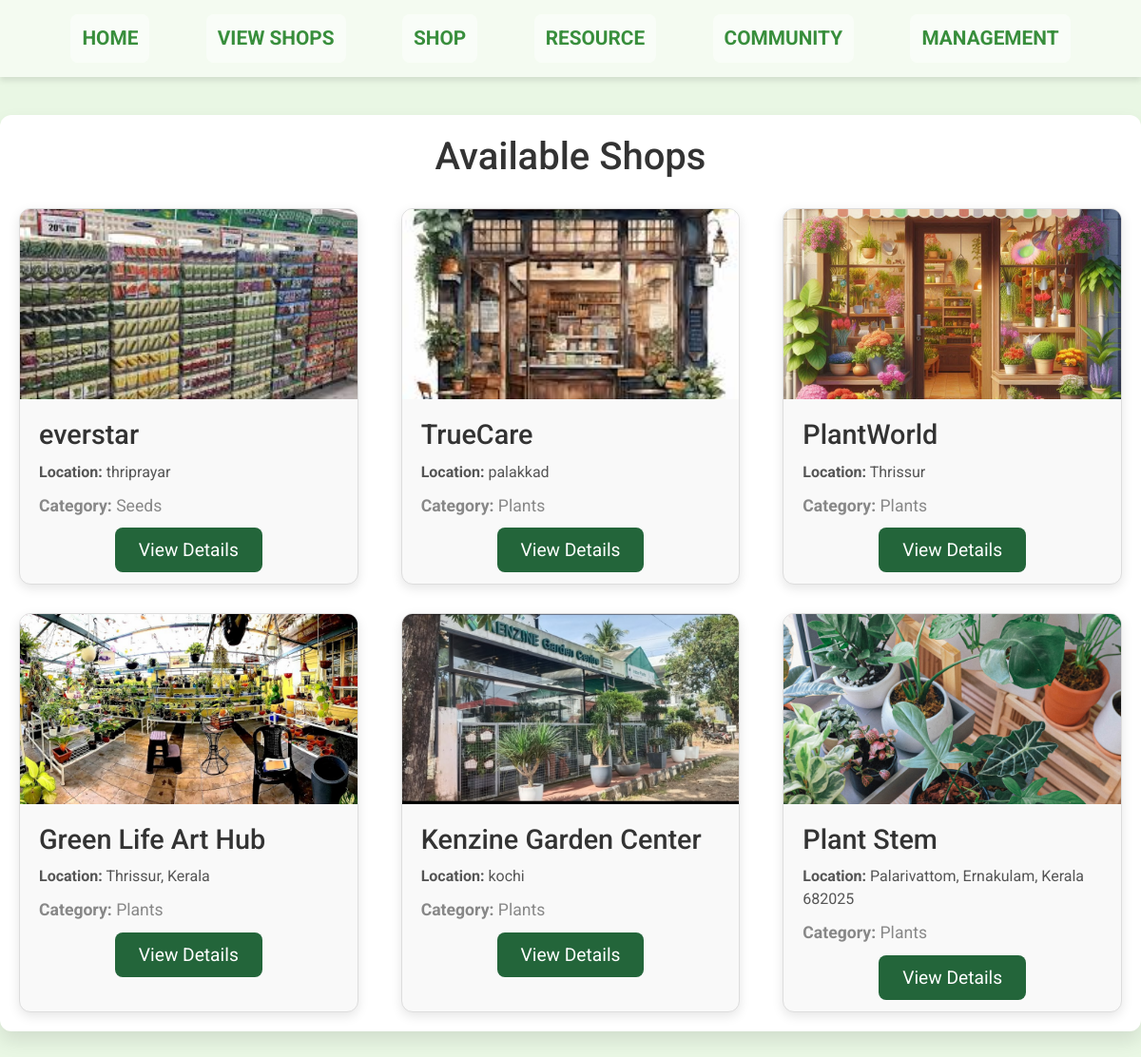
The app's page /user_shoplist/ with its own data.
### garden_app/models.py (models this page shows)
class shop(models.Model):
    name = models.CharField(max_length=100)
    shopid =models.IntegerField(unique=True)
    email =models.EmailField(max_length=100)
    phone =models.CharField(max_length=10)
    description =models.TextField(max_length=100)
    location =models.CharField(max_length=100)
    img =models.ImageField(upload_to='shopimages/')
    category_choices =(
        ('Plants','Plants'),
        ('Tools','Tools'),
        ('Seeds','Seeds')
    )
    category =models.CharField(choices=category_choices,max_length=100)
    professional=models.ForeignKey(prof_reg,on_delete=models.CASCADE)

### garden_app/views.py (the view)
# urls.py: path('user_shoplist/',views.user_shoplist,name="user_shoplist"),
def user_shoplist(request):
    shops = shop.objects.all()
    return render(request, 'user_shoplist.html', {'shops': shops})

### garden_app/templates/user_shoplist.html (shortened to what this page needs)
<!DOCTYPE html>
<html lang="en">
<head>
    <link href="https://stackpath.bootstrapcdn.com/bootstrap/4.5.2/css/bootstrap.min.css" rel="stylesheet">
</head>
<body>
    <nav class="navbar navbar-expand-lg navbar-light">
        <a href="{% if request.session.email %}/profhome/{% else %}/userHome/{% endif %}" class="back-button">Home</a>
                    <a  class="back-button" href="/user_shoplist/">View shops</a>
                    <a class="back-button" href="/user_prod/">Shop</a>
                    <a  class="back-button" href="/edu/">Resource</a>
                    <a  class="back-button" href="/community/">Community</a>
                    <a  class="back-button"  href="/tools/">Management</a>
      </nav>
    <div class="wrapper">
        <h1>Available Shops</h1>
        <div class="shop-list">
            {% for s in shops %}
            <div class="shop-card" data-toggle="modal" data-target="#shopModal"
                 data-name="{{ s.name }}"
                 data-location="{{ s.location }}"
                 data-description="{{ s.description }}"
                 data-category="{{ s.category }}"
                 data-img="{{ s.img.url }}">
                <img src="{{ s.img.url }}" alt="{{ s.name }}">
                <div class="content">
                    <h3>{{ s.name }}</h3>
                    <p><strong>Location:</strong> {{ s.location }}</p>
                    <p class="category"><strong>Category:</strong> {{ s.category }}</p>
                    <div class="button-container">
                        <a href="#">View Details</a>
                    </div>
                </div>
            </div>
            {% endfor %}
        </div>
    </div>
</body>
</html>

### garden_app/templates/user_shoplist.html (style rules this page uses)
body { font-family: 'Roboto', sans-serif; background-color: #e9f7e4; margin: 0; padding: 0; }
.wrapper { max-width: 1200px; margin: 40px auto; padding: 20px; background-color: #ffffff; border-radius: 12px; box-shadow: 0 10px 20px rgba(0, 0, 0, 0.1); }
h1 { text-align: center; color: #333; font-size: 2.5rem; margin-bottom: 30px; }
.shop-list { display: flex; flex-wrap: wrap; gap: 30px; justify-content: space-between; }
.shop-card { background: #f9f9f9; border: 1px solid #ddd; border-radius: 12px; overflow: hidden; box-shadow: 0 4px 12px rgba(0, 0, 0, 0.1); width: calc(33.333% - 30px); transition: transform 0.3s ease, box-shadow 0.3s ease; cursor: pointer; display: flex; flex-direction: column; }
.shop-card img { width: 100%; height: 200px; object-fit: cover; transition: opacity 0.3s ease; }
.shop-card .content { padding: 20px; flex-grow: 1; }
.shop-card .content h3 { font-size: 1.8rem; margin: 0 0 10px; color: #333; }
.shop-card .content p { font-size: 1rem; margin: 8px 0; color: #555; line-height: 1.5; }
.shop-card .content .category { font-size: 1.1rem; color: #888; margin-top: 10px; }
.shop-card .content .button-container { margin-top: 20px; text-align: center; }
.shop-card .content .button-container a { padding: 12px 25px; background-color: #23653a; color: white; border-radius: 8px; transition: background-color 0.3s ease; text-decoration: none; font-size: 1.2rem; }
.navbar { background-color: #ffffff83; display: flex; align-items: center; padding: 15px; justify-content: space-evenly; box-shadow: 0 4px 6px rgba(0, 0, 0, 0.1); }
.navbar a { padding: 10px 12px; margin-right: 0; }
.back-button { padding: 10px 12px; background-color: #ffffff83; color: #388e3c !important; font-size: 1.3em; font-weight: bold; text-transform: uppercase; border-radius: 8px; text-decoration: none; transition: background-color 0.3s ease, transform 0.2s; }

### records on screen
shop: img (picture), name "everstar", location "thriprayar", category "Seeds"
shop: img (picture), name "TrueCare", location "palakkad", category "Plants"
shop: img (picture), name "PlantWorld", location "Thrissur", category "Plants"
shop: img (picture), name "Green Life Art Hub", location "Thrissur, Kerala", category "Plants"
shop: img (picture), name "Kenzine Garden Center", location "kochi", category "Plants"
shop: img (picture), name "Plant Stem", location "Palarivattom, Ernakulam, Kerala 682025", category "Plants"
